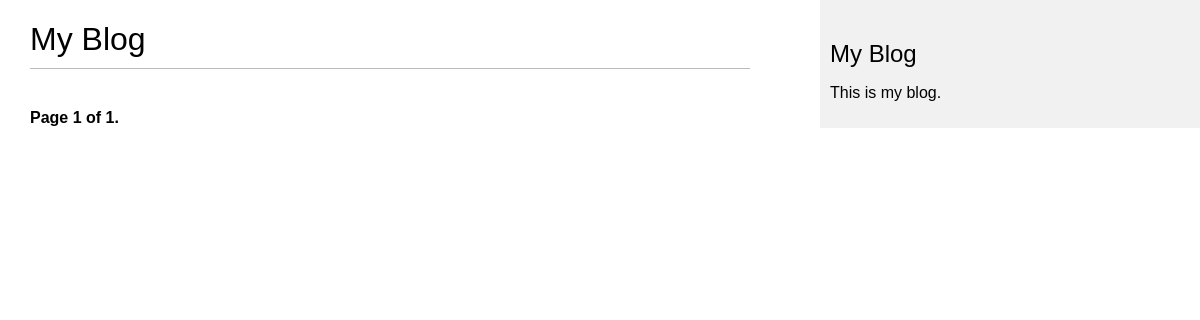
Page /blog/ on the earlier database version.
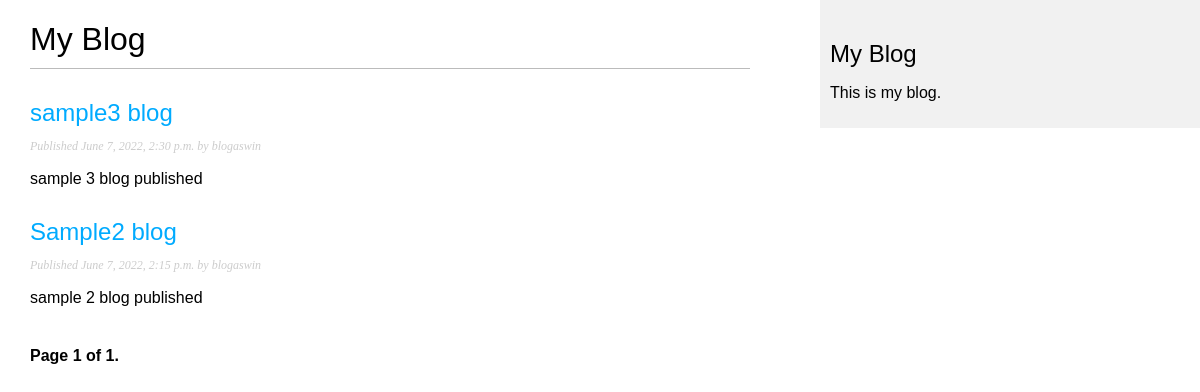
Same page on the later database version.
### blog/models.py (models this page shows, shortened)
class Post(models.Model):
    STATUS_CHOICES = (('draft', 'Draft'), ('published', 'Published'),)
    title= models.CharField(max_length=250)
    slug= models.SlugField(max_length=250, unique_for_date='publish')
    author= models.ForeignKey(User, on_delete=models.CASCADE, related_name='blog_posts')
    body= models.TextField()
    publish= models.DateTimeField(default=timezone.now)
    created= models.DateTimeField(auto_now_add=True)
    updated= models.DateTimeField(auto_now=True)
    status=models.CharField(max_length=10, choices=STATUS_CHOICES, default='draft')
    objects=models.Manager() #default manager
    published=PublishedManager() #custom manager
    class Meta:
        ordering=('-publish',)
    def get_absolute_url(self):
        return reverse('blog:post_detail',
                        args=[self.publish.year,
                              self.publish.month,
                              self.publish.day,
                              self.slug])

### blog/views.py (the view)
# urls.py: path('',views.PostListView.as_view(), name='post_list'),
class PostListView(ListView):
    queryset = Post.published.all()
    context_object_name = 'posts'
    paginate_by = 3
    template_name = 'blog/post/list.html'

### blog/templates/blog/post/list.html (shortened to what this page needs)
{% extends "blog/base.html" %}
{% block content %}
    <h1>My Blog</h1>
    {% for post in posts %}
        <h2>
            <a href="{{ post.get_absolute_url }}">
            {{ post.title }}
            </a>
        </h2>
        <p class="date">
            Published {{ post.publish }} by {{ post.author }}
        </p>
        {{ post.body|truncatewords:30|linebreaks }}
    {% endfor %}
  {% include "pagination.html" with page=page_obj %}
{% endblock %}

Differences in the rows shown:
added Post: title "sample3 blog", publish "June 7, 2022, 2:30 p.m.", author "blogaswin", body "sample 3 blog published"
added Post: title "Sample2 blog", publish "June 7, 2022, 2:15 p.m.", author "blogaswin", body "sample 2 blog published"
